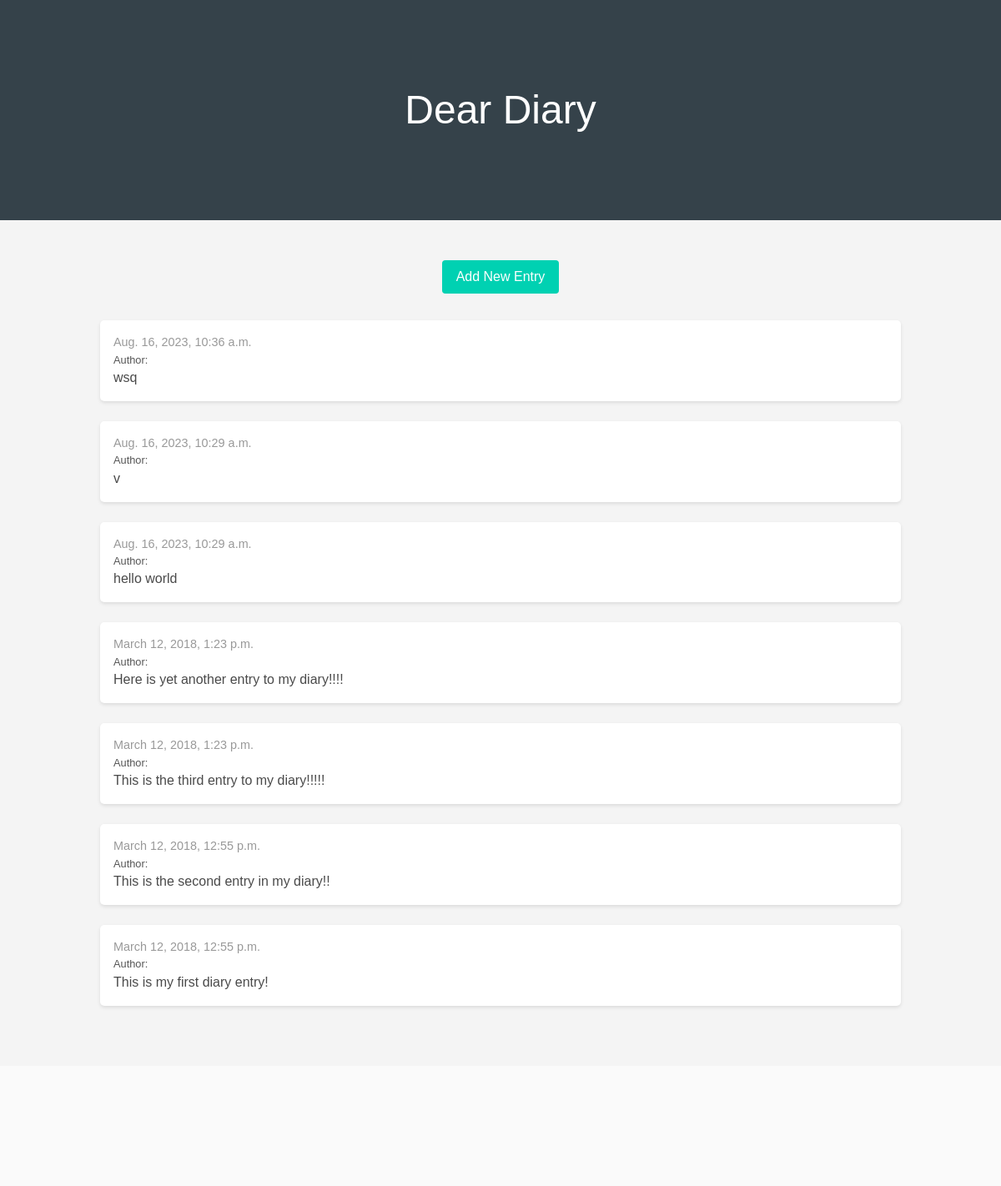
The page / on the database its author committed.
### entries/models.py (models this page shows, shortened)
class Entry(models.Model):
    text = models.TextField()
    date_posted = models.DateTimeField(auto_now_add=True)
    class Meta:
        verbose_name_plural = 'entries'

### entries/views.py (the view)
# urls.py: path('', views.index, name='home'),
def index(request):
    entries = Entry.objects.order_by('-date_posted')
    context = {'entries' : entries}
    return render(request, 'entries/index.html', context)

### entries/templates/entries/index.html (shortened to what this page needs)
<!DOCTYPE html>
<html lang="en">
<head>
    <link rel="stylesheet" href="https://cdnjs.cloudflare.com/ajax/libs/bulma/0.6.2/css/bulma.min.css">
</head>
<body>
    <section class="hero">
        <div class="hero-body">
            <div class="container">
                <h1 class="hero-title">
                    Dear Diary
                </h1>
            </div>
        </div>
    </section>
    <section class="section">
        <div class="container">
            <div class="add-entry">
                <a class="button is-primary" href="{% url 'add' %}">Add New Entry</a>
            </div>
            {% for entry in entries %}
            <div class="entry">
                <p class="entry-date">{{ entry.date_posted }}</p>
                <p class="entry-author">Author: {{ entry.author }}</p>
                <p>{{ entry.text }}</p>
            </div>
            {% endfor %}
        </div>
    </section>
    <footer class="footer">
    </footer>
</body>
</html>

### entries/templates/entries/index.html (style rules this page uses)
body { font-family: Arial, sans-serif; background-color: #f4f4f4; }
.hero { background-color: #35424a; color: white; padding: 3rem 0; }
.hero-title { font-size: 3rem; text-align: center; margin-bottom: 0; }
.section { padding: 3rem 0; }
.entry { background-color: white; padding: 1rem; margin-bottom: 1.5rem; border-radius: 5px; box-shadow: 0 2px 4px rgba(0, 0, 0, 0.1); }
.entry-date { color: #999; font-size: 0.9rem; }
.add-entry { text-align: center; margin-bottom: 2rem; }
.entry-author { color: #555; font-size: 0.8rem; }

### rows shown on the page
Entry: date_posted "Aug. 16, 2023, 10:36 a.m.", text "wsq"
Entry: date_posted "Aug. 16, 2023, 10:29 a.m.", text "v"
Entry: date_posted "Aug. 16, 2023, 10:29 a.m.", text "hello world"
Entry: date_posted "March 12, 2018, 1:23 p.m.", text "Here is yet another entry to my diary!!!!"
Entry: date_posted "March 12, 2018, 1:23 p.m.", text "This is the third entry to my diary!!!!!"
Entry: date_posted "March 12, 2018, 12:55 p.m.", text "This is the second entry in my diary!!"
Entry: date_posted "March 12, 2018, 12:55 p.m.", text "This is my first diary entry!"
